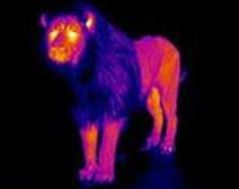
#> input picture project_version2/het_image.JPG, 239 x 189 px
$ python imagepreprocess.py   (older library calls are emulated)
#> lines starting #> are read from the running program, lines starting #| are printed output that depends on the picture; after the words box and inside, x2 and y2 are one past the last pixel; in counts of white or black regions, pixels touching at a corner belong together
import cv2
import numpy as np
import os
import time  # 시간 측정을 위한 라이브러
import threading

# 색
color_yolo = (150, 110, 250)
color_black = (0, 0, 0)
color_red = (0, 0, 255)
color_white = (255, 255, 255)

#색상 범위 - HSV - 색상(Hue), 채도(Saturation), 명도(Value)
lower_orange = (8, 50, 50)
upper_orange = (20, 255, 255)

lower_white = (0, 0, 150)
upper_white = (255, 120, 255)
###

# 20년02월04일 측정한 온도매핑 좌표 #
corner = [[53, 59],
          [30, 94],
          [128, 94],
          [110, 59]]    # 160X120 기준
####


# ROI 설정하는 함수 (ROI영역이 사각형이 아니더라도 가능함)
def region_of_interest(img, vertices, color3=(255, 255, 255), color1=255):  # ROI 셋팅
    mask = np.zeros_like(img)  # mask = img와 같은 크기의 빈 이미지

    if len(img.shape) > 2:  # Color 이미지(3채널)라면 :
        color = color3
    else:  # 흑백 이미지(1채널)라면 :
        color = color1

    # vertices에 정한 점들로 이뤄진 다각형부분(ROI 설정부분)을 color로 채움
    cv2.fillPoly(mask, vertices, color)

    # 이미지와 color로 채워진 ROI를 합침
    ROI_image = cv2.bitwise_and(img, mask)
    return ROI_image

# 차선검출을 위한 엣지 필터함수 (sobel수직성분을 검출함)
def filter_edge(img):
    height, width = img.shape[:2]  # 이미지 높이, 너비

    img = cv2.cvtColor(img, cv2.COLOR_BGR2GRAY)  # 입력 받은 화면 Gray로 변환

    # ROI 영역
    vertices = np.array(
        [[(0, height),
          (0, 45),
          (width, 45),
          (width, height)]],
        dtype=np.int32)

    img = region_of_interest(img, vertices)  # ROI 설정

    img = cv2.GaussianBlur(img, (5, 5), 0)
    img = cv2.Sobel(img, cv2.CV_64F, 1, 0, ksize=3)
    img = cv2.convertScaleAbs(img)
    img = cv2.cvtColor(np.copy(img), cv2.COLOR_GRAY2BGR)
    img = cv2.cvtColor(np.copy(img), cv2.COLOR_RGB2HLS)

    return img


# 온도센서로부터 이미지를 받아서 특정좌표에 이미지 합성
# [116 lines left out: functions merge_image_het, het_arr2img, csv2img, flat2arr, image_object, find_line_orange and 1 more, not called in this run]


def display():
    print("## function display start ##")

    # 파일리스트 읽어오기
    path_read = './test_image'
    file_list_read = os.listdir(path_read)
    process_time = time.time()  # 프로세스 진행시간 측정

    ## 임시방편 임의의 온도배열 생성 12x6 ###
    ## 온도 데이터배열에서 이미지 전환 테스트 코드
    # hetadata = np.zeros((80, 15), dtype=np.int8)
    # for i in range(80):
    #     for j in range(15):
    #         if i < 40:
    #             hetadata[i, j] = (20 - i)
    #         else:
    #             hetadata[i, j] = (i - 60)

    # hetadata = np.array([[-10, -10, -10, -10, -10, -10, -10, -10, -10, -10, -10, -10],
    #                      [-10, -10, -10, -10, -10, -10, -10, -10, -10, -10, -10, -10],
    #                      [-10, -10, -10, -10, -10, -10, -10, -10, -10, -10, -10, -10],
    #                      [-5, -5, -5, -5, -5, -5, -5, -5, -5, -5, -5, -5],
    #                      [-5, -5, -5, -5, -5, -5, -5, -5, -5, -5, -5, -5],
    #                      [-5, -5, -5, -5, -5, -5, -5, -5, -5, -5, -5, -5],
    #                      [0, 0, 0, 0, 0, 0, 0, 0, 0, 0, 0, 0],
    #                      [0, 0, 0, 0, 0, 0, 0, 0, 0, 0, 0, 0],
    #                      [0, 0, 0, 0, 0, 0, 0, 0, 0, 0, 0, 0],
    #                      [5, 5, 5, 5, 5, 5, 5, 5, 5, 5, 5, 5],
    #                      [10, 10, 10, 10, 10, 10, 10, 10, 10, 10, 10, 10],
    #                      [10, 10, 10, 10, 10, 10, 10, 10, 10, 10, 10, 10],
    #                      [15, 15, 15, 15, 15, 15, 15, 15, 15, 15, 15, 15],
    #                      [15, 15, 15, 15, 15, 15, 15, 15, 15, 15, 15, 15],
    #                      [15, 15, 15, 15, 15, 15, 15, 15, 15, 15, 15, 15],
    #                      [20, 20, 20, 20, 20, 16, 17, 18, 19, 20, 21, 0]])

    #het_data = np.genfromtxt('test_hetadata/result1.csv', delimiter=',')
    #het_image = csv2img(het_csv[0, :])
    #het_arr = flat2arr(het_data[0, :])
    #het_image = het_arr2img(het_arr)

    ### 온도매핑 모서리 160x120사이즈를 800x480사이즈로 바꿈
    for i in range(4):
        for j in range(2):
            if j is 0:
                corner[i][j] = corner[i][j] * 5
            else:
                corner[i][j] = corner[i][j] * 4
    ####

    #het_image = cv2.resize(het_image, (300, 300), interpolation=cv2.INTER_CUBIC)
    #cv2.imshow('het data image', het_image)
    #cv2.waitKey(10)
    ############################################
    het_image = cv2.imread("het_image.JPG")
#> het_image is the input picture: shape (189, 239, 3); mean B, G, R 38, 8.5, 36.1

    for i in range(len(file_list_read)):
        one_process_time = time.time()  # 프로세스 하나 진행시간 측정

        image = cv2.imread("test_image/" + file_list_read[i])  # 이미지 읽기
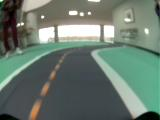
#> input picture test_image/102_cam-image_array_.jpg, 160 x 120 px, found by its file name
#> image is the input picture: shape (120, 160, 3); mean B, G, R 110, 120.8, 104.9

        img = filter_edge(image)
#> in filter_edge, `img = cv2.cvtColor(img, cv2.COLOR_BGR2GRAY)`:
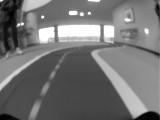
#> img: shape (120, 160); min 1, max 255, mean 114.8
#> in region_of_interest, `cv2.fillPoly(mask, vertices, color)`:
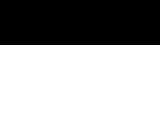
#> mask: shape (120, 160); 62.5% white; 1 black region, box (x1, y1, x2, y2) and area: (0, 0, 160, 45) 7200
#> in region_of_interest, `ROI_image = cv2.bitwise_and(img, mask)`:
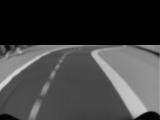
#> ROI_image: shape (120, 160); min 0, max 222, mean 64.3
#> in filter_edge, `img = cv2.Sobel(img, cv2.CV_64F, 1, 0, ksize=3)`:
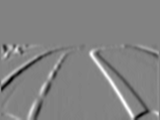
#> img: shape (120, 160) float64; min -232, max 221, mean 0.8; drawn with min black and max white
#> in filter_edge, `img = cv2.convertScaleAbs(img)`:
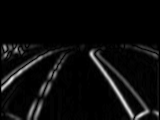
#> img: shape (120, 160); min 0, max 232, mean 12.6
#> in filter_edge, `img = cv2.cvtColor(np.copy(img), cv2.COLOR_RGB2HLS)`: img: shape (120, 160, 3); mean of channels 0, 1, 2 0, 12.6, 0
        img = cv2.resize(img, (800, 480), interpolation=cv2.INTER_CUBIC)
#> img: shape (480, 800, 3); mean of channels 0, 1, 2 0, 12.6, 0

        # 이미지 좀더 선명하게 처리 #######
        img_hsv = cv2.cvtColor(img, cv2.COLOR_BGR2HSV)
#> img_hsv: shape (480, 800, 3); mean H, S, V 29.9, 127.2, 12.6
        mask = cv2.inRange(img_hsv, np.array([0, 0, 100]), np.array([255, 255, 255]))
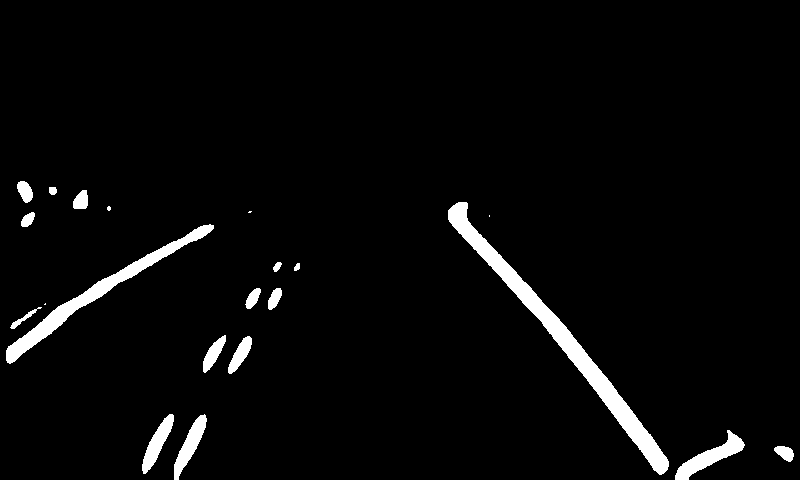
#> mask: shape (480, 800); 3.5% white; 21 white regions (4 under 20 px), largest, box (x1, y1, x2, y2) and area: (448, 202, 669, 475) 5611, (6, 224, 214, 364) 2982, (675, 430, 745, 480) 1098
        img_2 = cv2.bitwise_and(img, img, mask=mask)
#> img_2: shape (480, 800, 3); mean of channels 0, 1, 2 0, 5.3, 0
        ###################################

        # 온도 이미지 합성
#> (the run stopped early here; a loop or call above may not have finished)
